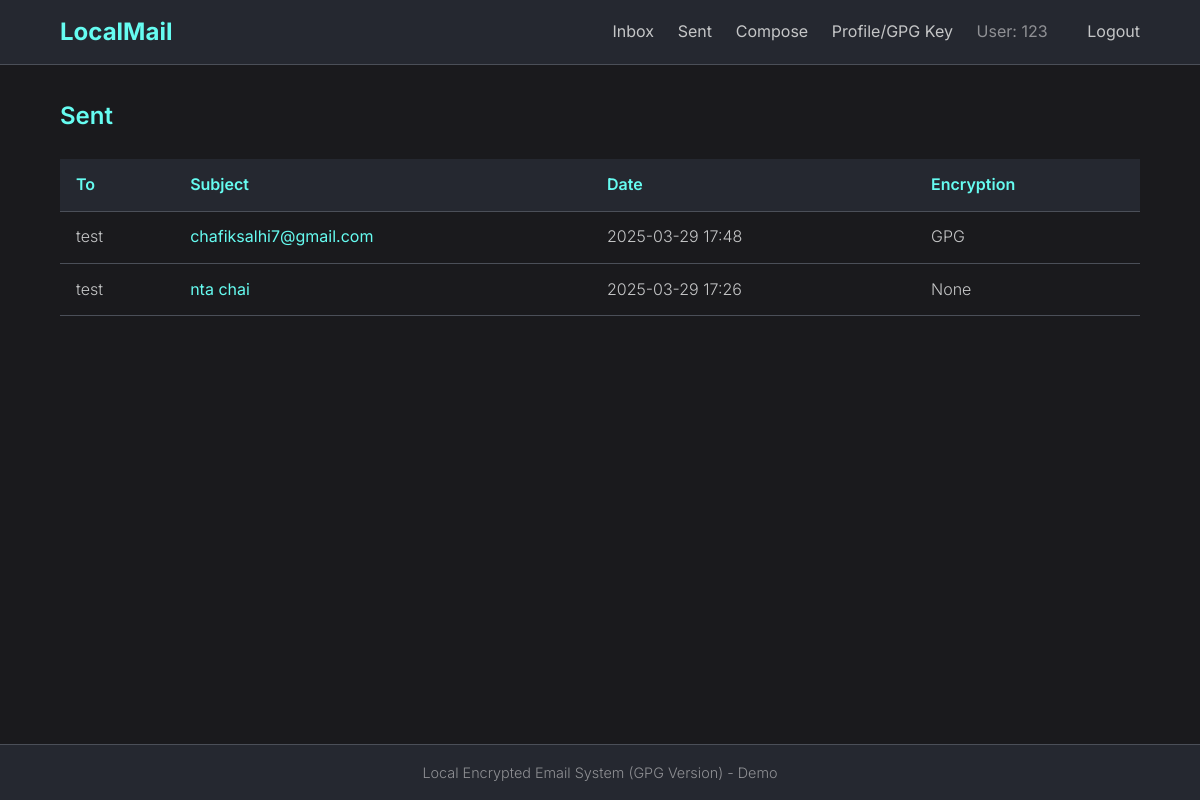
Page /sent (signed in) on the committed database.
### database.py (models this page shows, shortened)
class User(UserMixin, db.Model):
    id = db.Column(db.Integer, primary_key=True)
    username = db.Column(db.String(64), index=True, unique=True, nullable=False)
    password_hash = db.Column(db.String(256), nullable=False)
    gpg_fingerprint = db.Column(db.String(40), nullable=True, unique=True, index=True)
    sent_emails = db.relationship('Email', foreign_keys='Email.sender_id', backref='sender', lazy='dynamic')
    received_emails = db.relationship('Email', foreign_keys='Email.recipient_id', backref='recipient', lazy='dynamic')

class Email(db.Model):
    id = db.Column(db.Integer, primary_key=True)
    sender_id = db.Column(db.Integer, db.ForeignKey('user.id'), nullable=False)
    recipient_id = db.Column(db.Integer, db.ForeignKey('user.id'), nullable=False)
    subject = db.Column(db.String(120), nullable=False)
    body = db.Column(db.Text, nullable=False)
    encryption_type = db.Column(db.String(10), nullable=False)
    timestamp = db.Column(db.DateTime(timezone=True), server_default=func.now())

### app.py (the view)
@app.route('/sent')
@login_required
def sent():
    emails = Email.query.filter_by(sender_id=current_user.id).order_by(Email.timestamp.desc()).all()
    return render_template('sent.html', title='Sent Items', emails=emails, box_type='Sent')

### app.py (called while the page is built)
@login_manager.user_loader
def load_user(user_id):
    return User.query.get(int(user_id))

### templates/sent.html
{% extends "base.html" %}
{% block content %}
<h2>{{ box_type }}</h2>
{% if emails %}
<table class="email-table">
    <thead>
        <tr>
            <th>To</th>
            <th>Subject</th>
            <th>Date</th>
            <th>Encryption</th>
        </tr>
    </thead>
    <tbody>
        {% for email in emails %}
        <tr>
            <td>{{ email.recipient.username }}</td>
            <td><a href="{{ url_for('view_email', email_id=email.id) }}">{{ email.subject }}</a></td>
            <td>{{ email.timestamp.strftime('%Y-%m-%d %H:%M') }}</td>
            <td>{{ email.encryption_type }}</td>
        </tr>
        {% endfor %}
    </tbody>
</table>
{% else %}
<p>Your {{ box_type }} is empty.</p>
{% endif %}
{% endblock %}

### templates/base.html (shortened to what this page needs)
<!DOCTYPE html>
<html lang="en">
<head>
    <link rel="stylesheet" href="{{ url_for('static', filename='css/style.css') }}">
</head>
<body>
    <nav class="navbar">
        <div class="container nav-container">
            <a class="nav-brand" href="{{ url_for('index') if current_user.is_authenticated else url_for('login') }}">LocalMail</a>
            <div class="nav-links">
                {% if current_user.is_authenticated %}
                    <a href="{{ url_for('index') }}">Inbox</a>
                    <a href="{{ url_for('sent') }}">Sent</a>
                    <a href="{{ url_for('compose') }}">Compose</a>
                    <a href="{{ url_for('profile') }}">Profile/GPG Key</a>
                    <span class="nav-user">User: {{ current_user.username }}</span>
                    <a href="{{ url_for('logout') }}">Logout</a>
                {% else %}
                    <a href="{{ url_for('login') }}">Login</a>
                    <a href="{{ url_for('register') }}">Register</a>
                {% endif %}
            </div>
        </div>
    </nav>
    <main class="container main-content">
        {% block content %}{% endblock %}
    </main>
    <footer class="footer">
        <div class="container">
            Local Encrypted Email System (GPG Version) - Demo
        </div>
    </footer>
</body>
</html>

### static/css/style.css (style rules this page uses)
:root { --bg-color: #1a1a1d; --bg-secondary-color: #252830; --text-color: #c5c6c7; --text-secondary-color: #8f9094; --primary-color: #66fcf1; --primary-hover-color: #45a29e; --border-color: #4b4f58; --danger-color: #e57373; --warning-color: #ffb74d; --success-color: #81c784; --info-color: #64b5f6; --font-family: 'Inter', sans-serif; --border-radius: 5px; }
* { box-sizing: border-box; margin: 0; padding: 0; }
html { font-size: 16px; }
body { font-family: var(--font-family); background-color: var(--bg-color); color: var(--text-color); line-height: 1.6; display: flex; flex-direction: column; min-height: 100vh; font-weight: 300; }
main.main-content { flex-grow: 1; padding-top: 2rem; padding-bottom: 2rem; }
h1, h2, h3, h4, h5, h6 { color: var(--primary-color); margin-bottom: 1rem; font-weight: 600; }
a { color: var(--primary-color); text-decoration: none; transition: color 0.2s ease-in-out; }
.container { width: 90%; max-width: 1100px; margin: 0 auto; }
.navbar { background-color: var(--bg-secondary-color); padding: 0.8rem 0; border-bottom: 1px solid var(--border-color); }
.nav-container { display: flex; justify-content: space-between; align-items: center; }
.nav-brand { font-size: 1.5rem; font-weight: 700; color: var(--primary-color); text-decoration: none; }
.nav-links a, .nav-user { color: var(--text-color); margin-left: 1.2rem; font-size: 1rem; font-weight: 400; text-decoration: none; }
.nav-user { color: var(--text-secondary-color); margin-right: 1rem; }
.email-table { width: 100%; border-collapse: collapse; margin-top: 1.5rem; }
.email-table th, .email-table td { padding: 0.8rem 1rem; text-align: left; border-bottom: 1px solid var(--border-color); }
.email-table th { color: var(--primary-color); font-weight: 600; background-color: var(--bg-secondary-color); }
.email-table td a { font-weight: 400; }
.footer { background-color: var(--bg-secondary-color); color: var(--text-secondary-color); text-align: center; padding: 1rem 0; margin-top: 2rem; border-top: 1px solid var(--border-color); font-size: 0.9rem; }

### rows in the picture
User: username "123"
Email: recipient.username "test", subject "chafiksalhi7@gmail.com", timestamp "2025-03-29 17:48", encryption_type "GPG"
Email: recipient.username "test", subject "nta chai", timestamp "2025-03-29 17:26", encryption_type "None"

### other values in the picture
{{ box_type }} "Sent"
